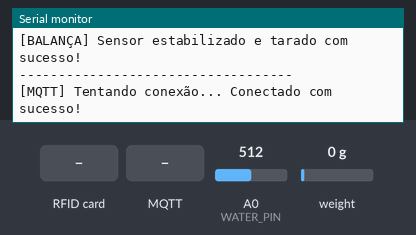
A program run on a simulated ESP8266 (NodeMCU). On the bench: the last lines printed to the serial monitor. The inputs (shaded band) are chosen by the test bench; at power-on: A0 (WATER_PIN) = 512, weight on the scale 0 g. WiFi joins after 1.5 s; servers stay silent unless stated; EEPROM starts erased; no MQTT or app messages arrive unless stated.

Above: at 6.0 s.
6.1 s: RFID card 5E 7A 19 C4 held to the reader
At 6.9 s:
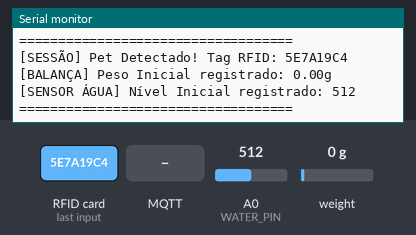
7.6 s: MQTT message "TARE" arrives on the first subscribed topic
At 9.8 s:
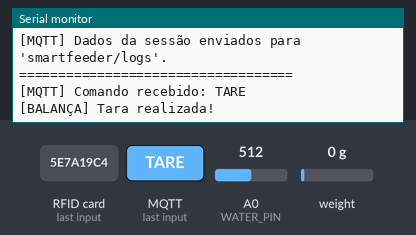
10.1 s: MQTT message "CALIBRATE:" arrives on the first subscribed topic
At 10.9 s:
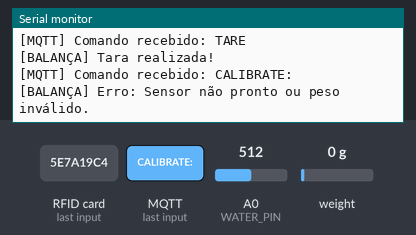
11.6 s: MQTT message "SET_FACTOR:" arrives on the first subscribed topic
At 12.0 s:
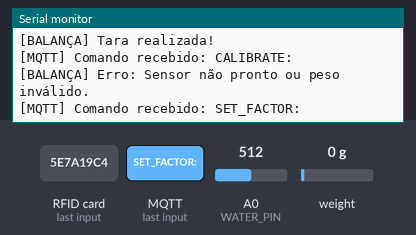
13.1 s: MQTT message "0" arrives on the first subscribed topic
At 14.2 s:
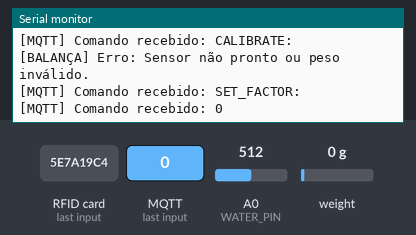

Measured:
- after the input at 6.1 s, the serial monitor: prints a new line at once (image 1)
- after the input at 7.6 s, the serial monitor: prints a new line at once (image 2)
- after the input at 10.1 s, the serial monitor: prints a new line at once (image 3)
- after the input at 11.6 s, the serial monitor: prints a new line at once (image 4)
- after the input at 13.1 s, the serial monitor: prints a new line at once (image 5)

The program:

main.cpp
```cpp
#include <Arduino.h>
#include <ESP8266WiFi.h>
#include <PubSubClient.h>
#include <ArduinoJson.h>
#include <SPI.h>
#include <MFRC522.h>
#include <HX711.h>
#include <EEPROM.h>

// --- CONFIGURAÇÃO DE PINOS ---
#define RST_RFID    16  // D0
#define SS_RFID     15  // D8
#define HX711_DT     4  // D2
#define HX711_SCK    5  // D1
#define WATER_PIN    A0

#define EEPROM_SIZE 64

WiFiClient espClient;
PubSubClient client(espClient);
MFRC522 rfid(SS_RFID, RST_RFID);
HX711 scale;

// --- CONFIGURAÇÕES DE REDE ---
const char* ssid = "Galaxy A55 5G F804";
const char* password = "hww8zs6rravjqcx";
const char* mqtt_server = "broker.emqx.io";

// --- VARIÁVEIS DE ESTADO E CALIBRAÇÃO ---
String tagAtual = "None";
bool petPresente = false;
unsigned long tempoUltimaVerificacao = 0;
const long intervaloVerificacao = 500;

float pesoInicialComida = 0;
int nivelInicialAgua = 0;

// Estrutura para salvar na memória flash do ESP
struct Configs {
  float fatorCalibracao;
} configs;

// --- FUNÇÕES DE MEMÓRIA (EEPROM) ---
void carregarConfiguracoes() {
  EEPROM.begin(EEPROM_SIZE);
  EEPROM.get(0, configs);

  if (isnan(configs.fatorCalibracao) || configs.fatorCalibracao == 0) {
    configs.fatorCalibracao = 420.0;
  }
  Serial.printf("[MEMÓRIA] Fator de calibração carregado: %.2f\n", configs.fatorCalibracao);
}

void salvarConfiguracoes() {
  EEPROM.put(0, configs);
  EEPROM.commit();
  Serial.println("[MEMÓRIA] Fator salvo com sucesso!");
}

// --- CALLBACK PARA RECEBER COMANDOS DO APP ---
void callback(char* topic, byte* payload, unsigned int length) {
  String message = "";
  for (int i = 0; i < length; i++) {
    message += (char)payload[i];
  }

  Serial.println("\n[MQTT] Comando recebido: " + message);

  if (message == "TARE") {
    if (scale.is_ready()) {
      scale.tare(10);
      Serial.println("[BALANÇA] Tara realizada!");
    } else {
      Serial.println("[BALANÇA] Erro: Sensor não está pronto para tara.");
    }
  }
  else if (message.startsWith("CALIBRATE:")) {
    float pesoConhecido = message.substring(10).toFloat();
    if (pesoConhecido > 0 && scale.is_ready()) {
      long leituraBruta = scale.get_value(10);
      configs.fatorCalibracao = (float)leituraBruta / pesoConhecido;
      scale.set_scale(configs.fatorCalibracao);
      salvarConfiguracoes();
      Serial.printf("[BALANÇA] Calibrado com peso %.2fg. Novo Fator: %.2f\n", pesoConhecido, configs.fatorCalibracao);
    } else {
      Serial.println("[BALANÇA] Erro: Sensor não pronto ou peso inválido.");
    }
  }
  else if (message.startsWith("SET_FACTOR:")) {
    float novoFator = message.substring(11).toFloat();
    if (novoFator != 0) {
      configs.fatorCalibracao = novoFator;
      scale.set_scale(configs.fatorCalibracao);
      salvarConfiguracoes();
      Serial.printf("[BALANÇA] Fator manual aplicado: %.2f\n", configs.fatorCalibracao);
    }
  }
}

// --- CONEXÃO MQTT ---
void reconnect() {
  while (!client.connected()) {
    Serial.print("[MQTT] Tentando conexão...");
    String clientId = "SmartFeeder-" + String(ESP.getChipId());

    if (client.connect(clientId.c_str())) {
      Serial.println(" Conectado com sucesso!");
      client.subscribe("smartfeeder/command");
    } else {
      Serial.print(" Falhou, rc=");
      Serial.print(client.state());
      Serial.println(" Tentando novamente em 5 segundos...");
      for(int i = 0; i < 500; i++) {
        delay(10);
        yield();
      }
    }
  }
}

// --- CONFIGURAÇÃO INICIAL ---
void setup() {
  Serial.begin(115200);
  delay(50);
  Serial.println("\n\n--- INICIALIZANDO SMART FEEDER ---");

  carregarConfiguracoes();

  Serial.printf("[WIFI] Conectando a rede: %s ", ssid);
  WiFi.begin(ssid, password);
  while (WiFi.status() != WL_CONNECTED) {
    delay(500);
    Serial.print(".");
    yield();
  }
  Serial.println("\n[WIFI] WiFi Conectado com sucesso!");

  Serial.println("[RFID] Inicializando leitor MFRC522...");
  SPI.begin();
  rfid.PCD_Init();

  Serial.println("[BALANÇA] Inicializando módulo HX711...");
  scale.begin(HX711_DT, HX711_SCK);
  Serial.println("[BALANÇA] Aguardando estabilização do sensor...");
  delay(1000);

  scale.set_scale(configs.fatorCalibracao);
  if (scale.is_ready()) {
    scale.read();
    scale.read();
    scale.tare(20);
    Serial.println("[BALANÇA] Sensor estabilizado e tarado com sucesso!");
  } else {
    Serial.println("[ERRO] HX711 não encontrado! Verifique as conexões físicas.");
  }

  client.setServer(mqtt_server, 1883);
  client.setCallback(callback);
  Serial.println("-----------------------------------\n");
}

// --- FUNÇÃO AUXILIAR: VERIFICAR PRESENÇA RFID ---
bool verificarPresencaTag() {
  MFRC522::StatusCode status;
  byte bufferATQA[2];
  byte bufferSize = sizeof(bufferATQA);

  status = rfid.PICC_WakeupA(bufferATQA, &bufferSize);
  if (status == MFRC522::STATUS_OK) {
    if (rfid.PICC_ReadCardSerial()) {
      return true;
    }
  }
  return false;
}

// --- FUNÇÃO PARA ATUALIZAR O DASHBOARD ---
void enviarStatusMQTT() {
  // 'static' guarda o último valor lido para não enviar zero se a balança estiver ocupada
  static long ultimoValorBruto = 0;
  static int ultimoPesoCalculado = 0;

  if (scale.is_ready()) {
    ultimoValorBruto = scale.get_value(1); // 1 leitura rápida
    ultimoPesoCalculado = (int)scale.get_units(1);
  }

  int aguaAtual = analogRead(WATER_PIN);

  StaticJsonDocument<256> statusDoc;
  statusDoc["currentWater"] = aguaAtual;
  statusDoc["currentFood"] = ultimoPesoCalculado;
  statusDoc["petPresent"] = petPresente;
  statusDoc["lastTag"] = tagAtual;

  statusDoc["calibrationFactor"] = configs.fatorCalibracao;
  statusDoc["rawWeight"] = ultimoValorBruto;

  char statusBuffer[256];
  serializeJson(statusDoc, statusBuffer);
  client.publish("smartfeeder/status", statusBuffer);
}

// --- LOOP PRINCIPAL ---
void loop() {
  yield();

  if (!client.connected()) {
    reconnect();
  }
  client.loop();

  // 1. DETECÇÃO DE ENTRADA
  if (!petPresente) {
    if (rfid.PICC_IsNewCardPresent() && rfid.PICC_ReadCardSerial()) {
      String leitura = "";
      for (byte i = 0; i < rfid.uid.size; i++) {
        leitura += String(rfid.uid.uidByte[i] < 0x10 ? "0" : "");
        leitura += String(rfid.uid.uidByte[i], HEX);
      }
      leitura.toUpperCase();

      tagAtual = leitura;
      petPresente = true;

      Serial.println("\n===================================");
      Serial.printf("[SESSÃO] Pet Detectado! Tag RFID: %s\n", tagAtual.c_str());

      delay(50);

      long timeout = millis() + 500;
      while (!scale.is_ready() && millis() < timeout) {
        delay(1);
        yield();
      }

      if (scale.is_ready()) {
        pesoInicialComida = scale.get_units(3);
        Serial.printf("[BALANÇA] Peso Inicial registrado: %.2fg\n", pesoInicialComida);
      } else {
        pesoInicialComida = 0;
        Serial.println("[BALANÇA] Erro: Sensor indisponível no momento (Timeout).");
      }

      nivelInicialAgua = analogRead(WATER_PIN);
      Serial.printf("[SENSOR ÁGUA] Nível Inicial registrado: %d\n", nivelInicialAgua);
      Serial.println("===================================\n");

      enviarStatusMQTT();
    }
  }

  // 2. MONITORAMENTO DE SAÍDA
  else {
    if (millis() - tempoUltimaVerificacao > intervaloVerificacao) {
      tempoUltimaVerificacao = millis();

      // Checagem principal
      if (!verificarPresencaTag()) {
        delay(20); // Fôlego contra ruído de RF

        // Dupla checagem (Filtro para evitar piscar o status do Pet)
        if (!verificarPresencaTag()) {
          float pesoFinal = 0;
          if (scale.is_ready()) {
            pesoFinal = scale.get_units(3);
          }

          int nivelFinal = analogRead(WATER_PIN);
          float consumoComida = pesoInicialComida - pesoFinal;
          int consumoAgua = nivelInicialAgua - nivelFinal;

          if (consumoComida < 0) consumoComida = 0;
          if (consumoAgua < 0) consumoAgua = 0;

          Serial.println("\n===================================");
          Serial.printf("[SESSÃO] Pet [Tag: %s] se afastou.\n", tagAtual.c_str());
          Serial.printf("[CONSUMO] Comida: %.2fg (Restou: %.2fg)\n", consumoComida, pesoFinal);
          Serial.printf("[CONSUMO] Água consumida: %d unidades (Nível atual: %d)\n", consumoAgua, nivelFinal);

          StaticJsonDocument<256> logDoc;
          logDoc["event"] = "session_end";
          logDoc["tag"] = tagAtual;
          logDoc["food_consumed"] = consumoComida;
          logDoc["water_consumed"] = consumoAgua;

          char logBuffer[256];
          serializeJson(logDoc, logBuffer);
          client.publish("smartfeeder/logs", logBuffer);
          Serial.println("[MQTT] Dados da sessão enviados para 'smartfeeder/logs'.");
          Serial.println("===================================\n");

          tagAtual = "None";
          petPresente = false;

          enviarStatusMQTT();
        }
      }
    }
  }

  // 3. TELEMETRIA DE ESTADO (Pulso contínuo)
  static unsigned long lastMsg = 0;
  if (millis() - lastMsg > 3000) {
    lastMsg = millis();
    enviarStatusMQTT();
  }
}
```
